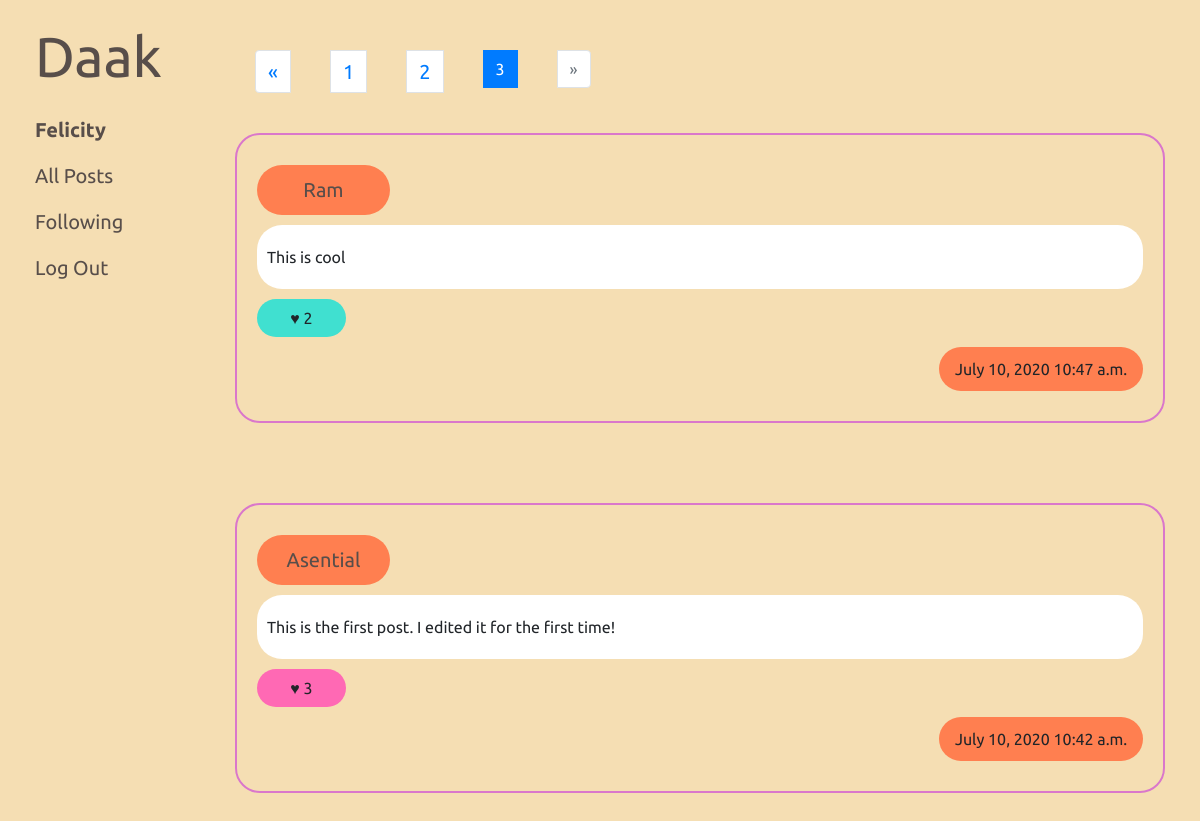
Page /following?page=3 (signed in) on the committed database.
### network/models.py (models this page shows, shortened)
class User(AbstractUser):
    pass

class Post(models.Model):
    user = models.ForeignKey(User, on_delete=models.CASCADE)
    content = models.TextField(max_length=400)
    likes = models.IntegerField(default=0)
    date = models.DateField(auto_now=False, auto_now_add=True)
    time = models.TimeField(auto_now=False, auto_now_add=True)

### network/views.py (the view)
# urls.py: path("following", views.following, name="following"),
def following(request):
    posts = Post.objects.all().order_by('-id')
    follow = Follow.objects.get(name=request.user)
    followed = follow.following.all()
    liked = Liked.objects.get(name=request.user)
    likedlist = liked.post.all().order_by('-id')
    postlist = []
    for post in posts:
        for following in followed:
            if post.user == following:
                postlist.append(post)
                continue
    page = request.GET.get('page', 1)
    paginator = Paginator(postlist, 10)
    try:
        posts = paginator.page(page)
    except PageNotAnInteger:
        posts = paginator.page(1)
    except EmptyPage:
        posts = paginator.page(paginator.num_pages)
    return render(request, "network/following.html", {
            "posts": posts,
            "liked": likedlist
        })

### network/templates/network/following.html (shortened to what this page needs)
{% extends "network/layout.html" %}
{% block body %}
{% if posts.has_other_pages %}
    <nav aria-label="Page navigation example" style="margin: 20px 0px; padding: 20px 0;">
    <ul class="pagination">
        {% if posts.has_previous %}
            <li class="page-item"><a class="page-link" href="?page={{ posts.previous_page_number }}">&laquo;</a></li>
        {% else %}
            <li class="disabled page-item"><span class="page-link">&laquo;</span></li>
        {% endif %}
        {% for i in posts.paginator.page_range %}
            {% if posts.number == i %}
                <li class="active page-item"><span class="page-link">{{ i }} <span class="sr-only">(current)</span></span></li>
            {% else %}
                <li class="page-item"><a class="page-link" href="?page={{ i }}">{{ i }}</a></li>
            {% endif %}
        {% endfor %}
        {% if posts.has_next %}
            <li class="page-item"><a class="page-link" href="?page={{ posts.next_page_number }}">&raquo;</a></li>
        {% else %}
            <li class="disabled page-item"><span class="page-link">&raquo;</span></li>
        {% endif %}
    </ul>
    </nav>
{% endif %}
{% if user.is_authenticated %}
    {% for post in posts %}
    <div class="post">
        <f class="row">
            <div class="user col-3" style="max-width: 15%; flex: 0 0 15%;"><a href="{% url 'profile' post.user %}">{{post.user}}</a></div>
            <div class="col-6" style="max-width: 75%; flex: 0 0 75%;"></div>
        </f>
        <div name={{post.id}} class="content">{{post.content}}</div>
        {% if post in liked %}
                <button class="btn like-btn dislike" num={{post.likes}} id="{{post.id}}">&hearts; {{post.likes}}</button>
        {% else %}
                <button class="btn like-btn like" num={{post.likes}} id="{{post.id}}">&hearts; {{post.likes}}</button>
        {% endif %}
        <f class="row">
            <div class="col-10" style="max-width: 77%; flex: 0 0 77%;"></div>
            <div class="timestamp col-2" style="max-width: 23%; flex: 0 0 23%;">{{post.date}} {{post.time}}</div>
        </f>
    </div>
    {% endfor %}
{% endif %}
{% endblock %}

### network/templates/network/layout.html (shortened to what this page needs)
{% load static %}
<!DOCTYPE html>
<html lang="en">
    <head>
        <link rel="stylesheet" href="https://stackpath.bootstrapcdn.com/bootstrap/4.4.1/css/bootstrap.min.css">
        <link href="{% static 'network/styles.css' %}" rel="stylesheet">
        <link href="{% static 'network/underline.css' %}" rel="stylesheet">
    </head>
    <body>
        <div class="row">
            <div class="col-2" >
            <nav class=" nav flex-column" >
              <ul class="navbar-nav mr-auto flex-column">
                <li class="nav-item">
                    <a id="brand" class="navbar-brand" style="font-size: 3.5em;" href="{% url 'index' %}">Daak</a>
                  </li>
                {% if user.is_authenticated %}
                    <li class="nav-item">
                        <a class="nav-link" href="{% url 'profile' user %}"><strong>{{ user.username }}</strong></a>
                    </li>
                {% endif %}
                <li class="nav-item">
                  <a class="nav-link" href="{% url 'index' %}">All Posts</a>
                </li>
                {% if user.is_authenticated %}
                    <li class="nav-item">
                        <a class="nav-link" href="{% url 'following' %}">Following</a>
                    </li>
                    <li class="nav-item">
                        <a class="nav-link" href="{% url 'logout' %}">Log Out</a>
                    </li>
                {% endif %}
              </ul>
            </nav>
        </div>
        <div class="body col-10">
            {% block body %}
            {% endblock %}
        </div>
        </div>
    </body>
</html>

### network/static/network/styles.css (style rules this page uses)
body { background-color: wheat; }
.post > div, .post > f > div { border-radius: 25px; }
.post { border: solid 2px #da77cb; border-radius: 25px; margin: 20px 20px; padding: 20px 20px; margin-bottom: 80px; display: flex; flex-direction: column; }
.like-btn { margin-top: 10px; border-radius: 25px; background-color: turquoise; width: 10%; }
.user { background-color: coral; width: fit-content; display: inline-block; text-align: center; }
.content { padding: 20px 10px; background-color: white; }
.timestamp { background-color: coral; text-align: center; width: 25%; }
.dislike { background-color: hotpink; }
.pagination { padding-left: 20px; }
.row { margin: 10px 0; }
.user, .likes, .timestamp { padding: 10px 10px; }

### network/static/network/underline.css (style rules this page uses)
body { font-family: 'Ubuntu', sans-serif; }
ul { list-style-type: none; margin: 0; text-align: left; }
ul li { display: inline-block; margin: 0 20px; }
a { font-size: 20px; color: #584e4a; position: relative; text-decoration: none; padding-bottom: 8px; }
#brand { font-size: 20px; color: #584e4a; position: relative; text-decoration: none; padding-bottom: 8px; transition: ease 0.2s; }
#brand:before, #brand:after { opacity: 0; content: ''; position: absolute; bottom: 16px; left: 0; right: 0; height: 2px; background-color: #f37272; }
a:before, a:after { content: ''; position: absolute; bottom: 8px; left: 0; right: 0; height: 2px; background-color: #ea93a6; }
a:before { opacity: 0; transform: translateY(- 8px); transition: transform 0s cubic-bezier(0.175, 0.885, 0.32, 1.275), opacity 0s; }
a:after { opacity: 0; transform: translateY(4px); transition: transform 0.2s cubic-bezier(0.175, 0.885, 0.32, 1.275), opacity 0.2s; }

### rows in the picture
User: username "Felicity"
Post: user "Ram", content "This is cool", likes "2", date "July 10, 2020", time "10:47 a.m."
Post: user "Asential", content "This is the first post. I edited it for the first time!", likes "3", date "July 10, 2020", time "10:42 a.m."

### other values in the picture
{{ i }} "1" "2"
{{ i }} "3"
